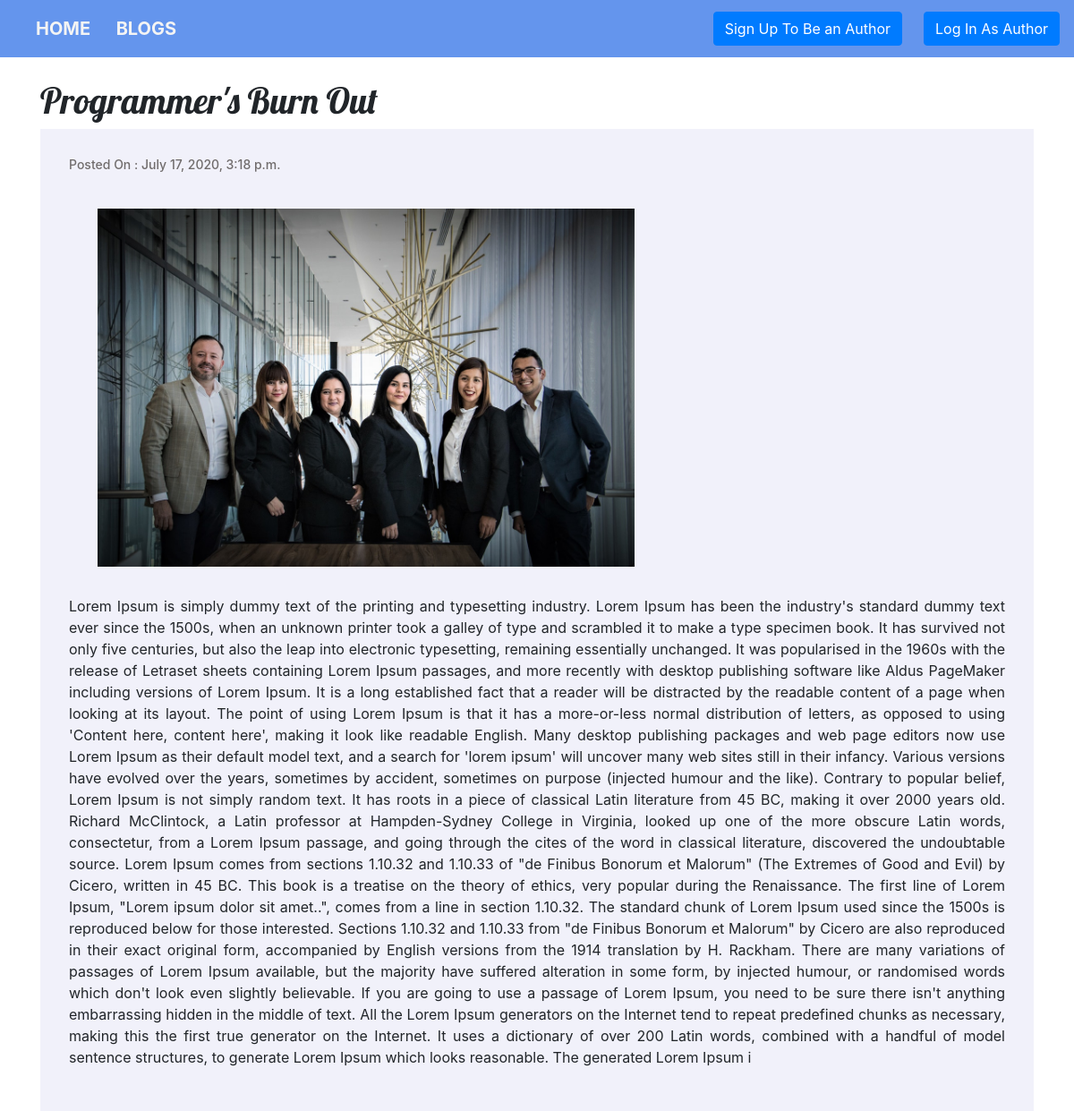
Screenshot of /blog/details/1 with the database file from the repository.
### blog/models.py (models this page shows, shortened)
class Blog(models.Model):
    TAG = (
        ('Burnout', 'Burnout'),
        ('Beginners', 'Beginners'),
        ('Frameworks', 'Frameworks'),
        ('Interviews', 'Interviews'),
        ('JavaScript', 'JavaScript'),
        ('Programming', 'Programming'),
        ('Python', 'Python'),
        ('Soft Skills', 'Soft Skills'),
        ('Tutorial Hell', 'Tutorial Hell'),
    )
    title = models.CharField(max_length=100)
    tag = models.CharField(max_length=100, choices=TAG)
    author = models.ForeignKey(User, on_delete=models.CASCADE, null=True)
    image = models.ImageField(upload_to='blog/images/', null=True, blank=True)
    body = models.TextField(max_length=3000)
    date_created = models.DateTimeField(auto_now_add=True, null=True)
    date_updated = models.DateTimeField(null= True, blank=True)

### blog/views.py (the view)
# urls.py: path('details/<str:pk>', views.details, name='details'),
def details(request, pk):
    blog = get_object_or_404(Blog, id=pk)
    context = {'blogs': blog}
    return render(request, 'blog/details.html', context)

### blog/templates/blog/details.html
{% extends 'portfolio/base.html' %}
{% block content%}
<h1 class="blog_title">{{blogs.title}}</h1>
<div class="blog-detail blog-body">
    <h5>Posted On : {{blogs.date_created}}</h5>
    {% if blogs.image %}
    <img height="400" src="{{blogs.image.url}}" width="600"/>
    {% endif %}
    <p>{{blogs.body}}</p>
</div>
{% endblock %}

### portfolio/static/portfolio/custom.css (style rules this page uses)
* { margin: 0 padding: 0 }
body { font-family: 'Lato', sans-serif; }
.blog_title { font-family: 'Lobster', cursive; }
.blog-body { margin-top: 0.5rem; background: rgb(241, 241, 250); padding: 2rem; }
.blog-body h5 { color: rgb(112, 108, 108); font-size: 14px; }
.blog-detail p { text-align: justify }
.blog-detail img { margin: 2rem; }

### rows the page displays
Blog: title "Programmer's Burn Out", date_created "July 17, 2020, 3:18 p.m.", image (picture), body "Lorem Ipsum is simply dummy text of the printing and typesetting industry. Lorem Ipsum has been the industry's standard dummy text ever since the 1500s, when an unknown printer took a galley of type and scrambled it to make a type specimen book. It has survived not only five centuries, but also the leap into electronic typesetting, remaining essentially unchanged. It was popularised in the 1960s with the release of Letraset sheets containing Lorem Ipsum passages, and more recently with desktop publishing software like Aldus PageMaker including versions of Lorem Ipsum. It is a long established fact that a reader will be distracted by the readable content of a page when looking at its layout.…"
